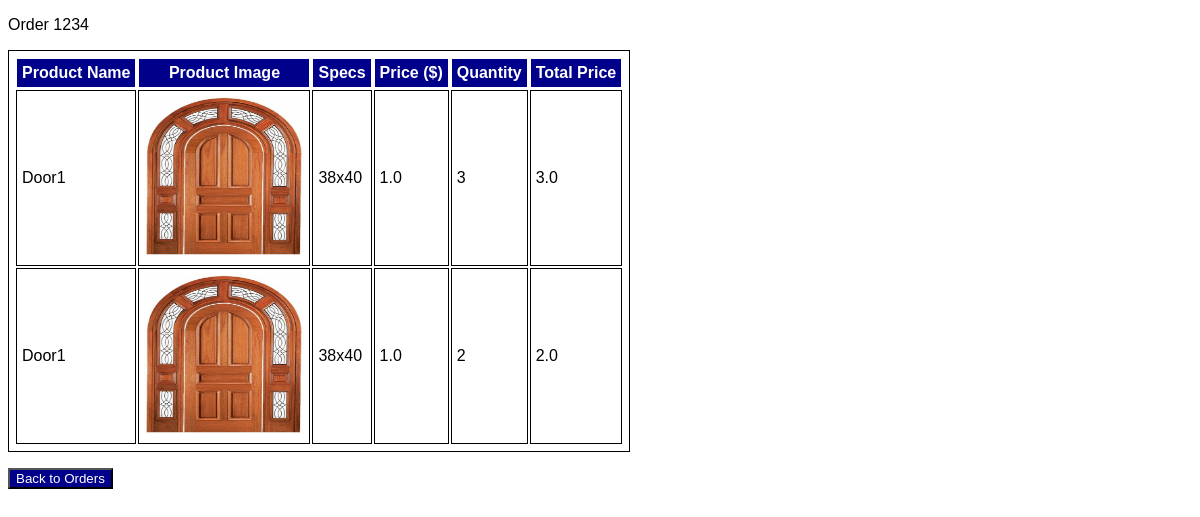
/orders/view_order?order_id=1234 (signed in), run on the app's committed database.
### app/models.py (models this page shows)
class Order(db.Model):
    __tablename__ = 'orders'
    id = db.Column(db.String, primary_key=True)
    user_id = db.Column(db.String, db.ForeignKey("users.id"))
    number = db.Column(db.String, unique=True)
    title = db.Column(db.String)
    phone_number = db.Column(db.String)
    order_date = db.Column(db.String)
    status = db.Column(db.String)
    items = db.Column(ScalarListType())
    quantities = db.Column(ScalarListType())

class Item(db.Model):  # items are doors and windows our company sells
    __tablename__ = 'catalog'  # TODO: tentative, can be named "items" instead but catalog fits our UML model
    sku = db.Column(db.String, primary_key=True)
    product_name = db.Column(db.String)
    price = db.Column(db.Float)
    order_number = db.Column(db.String)
    product_image = db.Column(db.String)
    product_code = db.Column(db.String)
    stock = db.Column(db.Integer)
    quantity_in_order = db.Column(db.Integer)
    specs = db.Column(db.String)

### app/routes.py (the view)
@app.route('/orders/view_order', methods=['GET', 'POST'])
@login_required
def view_order():
    try:
        request.args.get("order_id")
        order_id = request.args.get("order_id")
    except:
        flash("Invalid input!")
        if current_user.id == "tmota":
            return redirect(url_for('admin_all_orders'))
        return redirect(url_for('user_orders'))
    order = Order.query.get(order_id)
    items = []
    total = []
    idx = 0
    for item in order.items:
        items.append(Item.query.get(item))
        total.append(Item.query.get(item).price * float(order.quantities[idx]))
        idx += 1
    return render_template("view_order.html", items=items, quantities=order.quantities, total=total, order=order, user_id=current_user.id)

### app/__init__.py (called while the page is built)
@login_manager.user_loader
def load_user(id):
    try:
        return db.session.query(User).filter(User.id==id).one()
    except:
        return None

### templates/view_order.html (shortened to what this page needs)
{% extends 'base.html' %}
{% block main %}
    <p>Order {{ order.id }}</p>
        <table>
        <tr>
            <th>Product Name</th>
            <th>Product Image</th>
            <th>Specs</th>
            <th>Price ($)</th>
            <th>Quantity</th>
            <th>Total Price</th>
        </tr>
        {% for item in items %}
            <tr>
                <td class="wrap-text"> {{ item.product_name }}</td>
                <td><img src="/static/images/{{item.product_image}}" alt="{{ item.name }}" width="160px" height="160px" /></td>
                <td class="wrap-text"> {{ item.specs }} </td>
                <td class="wrap-text"> {{ item.price }} </td>
                <td class="text">{{ quantities[loop.index0] }}</td>
                <td class="wrap-text"> {{ total[loop.index0] }} </td>
            </tr>
        {% endfor %}
    </table>
    <p />
    <button type="button" class="button" onclick=simple_action("{{ url_for('order_return') }}")>Back to Orders</button>
{% endblock %}

### static/style.css (style rules this page uses)
body { font-family: Arial, Helvetica, sans-serif; font-size: medium; }
table, th, td { border: 1px solid; padding: 5px }
th { background-color: darkblue; color: white }
.button { background-color: darkblue; color: white; }

### data on the page
Order: id "1234"
Item: product_name "Door1", product_image (picture), specs "38x40", price "1.0", quantities "3", total "3.0"
Item: product_name "Door1", product_image (picture), specs "38x40", price "1.0", quantities "2", total "2.0"
